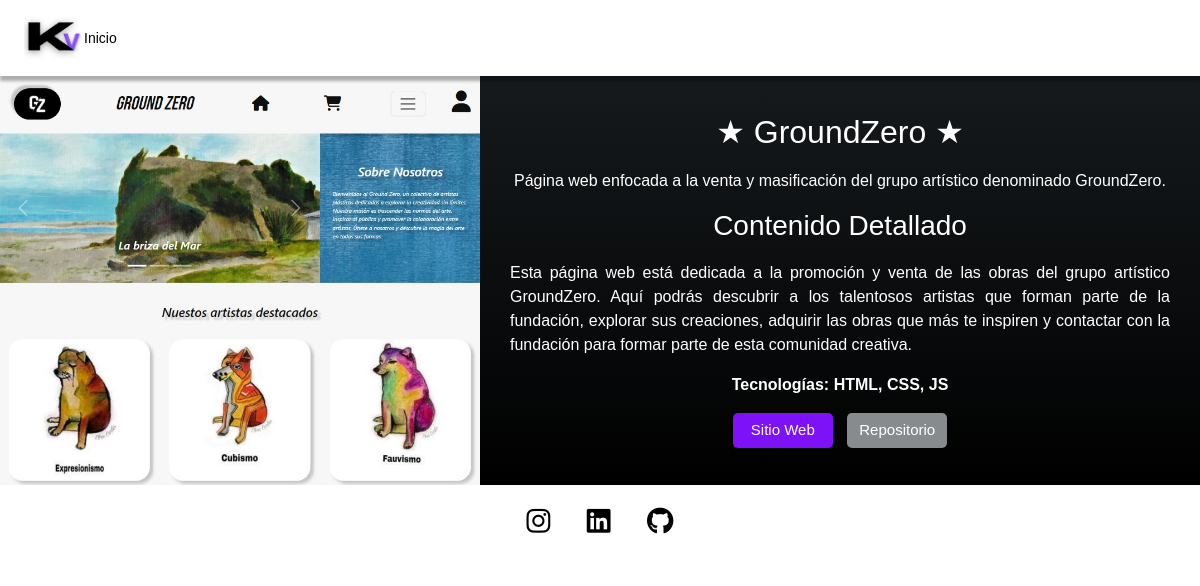
The app's page /proyecto/2/ with its own data.
### myportfolio/models.py (models this page shows, shortened)
class Proyecto(models.Model):
    titulo = models.CharField(max_length=200)
    imagen = models.ImageField(upload_to='proyectos/')
    descripcion = models.TextField()
    contenido = RichTextField()
    tecnologias = models.ManyToManyField(Tecnologia)
    link_sitio = models.URLField(max_length=200)
    link_repositorio = models.URLField(max_length=200, blank=True, null=True)
    categoria = models.ForeignKey(Categoria, on_delete=models.CASCADE)

class Tecnologia(models.Model):
    nombre = models.CharField(max_length=50, unique=True)
    def __str__(self):
        return self.nombre

### myportfolio/views.py (the view)
# urls.py: path('proyecto/<int:pk>/', views.proyecto_detalle, name='proyecto_detalle'),
def proyecto_detalle(request, pk):
    proyecto = get_object_or_404(Proyecto, pk=pk)
    return render(request, 'myportfolio/proyecto_detalle.html', {'proyecto': proyecto})

### myportfolio/templates/myportfolio/proyecto_detalle.html (shortened to what this page needs)
{% load bootstrap5 %}
{% load static %}
<!DOCTYPE html>
<html lang="es">
<head>
    {% bootstrap_css %}
    <link rel="stylesheet" href="https://cdnjs.cloudflare.com/ajax/libs/bootstrap-icons/1.10.3/font/bootstrap-icons.min.css">
    <link rel="stylesheet" href="https://cdnjs.cloudflare.com/ajax/libs/font-awesome/6.5.2/css/all.min.css"
 />
    <link rel="stylesheet" href="{% static 'css/custom_proyectos.css' %}">
</head>
<body>
  {% block content %}
    <header>
      <div class="container-fluid cont1 py-0 px-0">
        <section class="col-xl-12 col-sm-12 col-xs-12">
            <nav class="navbar navbar-expand-lg bg-body-tertiary py-0">
                <div class="container-fluid barra1 px-4 py-2 d-flex justify-content-start align-items-center">
                    <a href="http://127.0.0.1:8000/accounts/login/" class="mr-3"><img class="logo" src="{% static 'img/logo.png' %}" alt=""></a>
                    <a class="nav-link" href="{% url 'home' %}">Inicio</a>
                </div>
            </nav>
        </section>
      </div>
    </header>
    <main>
      <div class="InfoPag">
        <div class="left">
          <img src="{{ proyecto.imagen.url }}" alt="{{ proyecto.titulo }}" class="img-fluid w-100 h-100">
        </div>
        <div class="right">
          <h2 class="TitRepos">★ {{ proyecto.titulo }} ★</h2>
          <div class="DescP">
            <p class="TextRepos2">{{ proyecto.descripcion }}</p>
          </div>
          <h3 class="TitRepos">Contenido Detallado</h3>
          <div class="DescP">
              <div>{{ proyecto.contenido|safe }}</div>
          </div>
          <div>
            <p class="TextRepos2"><strong class="TextRepos1">Tecnologías: {{ proyecto.tecnologias.all|join:", " }}</strong></p>
          </div>
          <div class="button-container">
            <a href="{{ proyecto.link_sitio }}" class="btn btn-primary btn-custom">Sitio Web</a>
            <a href="{{ proyecto.link_repositorio }}" class="btn btn-secondary btn-custom">Repositorio</a>
          </div>
        </div>
      </div>
    </main>
    <footer>
      <div class="container-fluid cont3">
        <div class="row r7">
            <section class="col-xl-12 col-sm-12 col-xs-12">
              <a class="link m-3" href="https://instagram.com/"><i class="fa-brands fa-instagram ico1 ico-anim"></i></a>
              <a class="link m-3" href="https://www.linkedin.com/in/kv-02a960292/"><i class="fa-brands ico1 fa-linkedin"></i></a>
              <a class="link m-3" href="https://github.com/KevinParker02"><i class="fa-brands fa-github ico1 ico-git"></i></a>
            </section>
        </div>
      </div>
    </footer>
  {% endblock %}
</body>
</html>

### myportfolio/static/css/custom_proyectos.css (style rules this page uses)
:root { --color: #904212; --color1: #000000; --color2 : #FFFFFF; --color3 : #161E55; --color4: #EFB810; --color5: #7D12F8; --color6: #CB0001; --color7: #552A69; --color8: #343A40; --COLOR9: #6C0817; --color10: #1076C5; --color01: #161a1d; --color02 : #e9ecef; --colorA : #FFFFFF; --colorB: #000000; --colorC: #888B8E; }
body { font-family: 'Nunito', sans-serif !important; }
.navbar { box-shadow: 0px 5px 3px rgba(0, 0, 0, 0.3); }
.nav-link { text-decoration: none; color: var(--colorB); font-size: 200%; }
.logo { height: 180px; width: 180px; }
.barra1 { background-color: var(--color2); }
.InfoPag { display: flex; }
.left { background-image: linear-gradient(var(--color02), var(--colorC)); color: white; width: 40%; display: flex; justify-content: center; align-items: center; }
.left img { width: 100px; height: auto; }
.right { background-image: linear-gradient(var(--color01), var(--color1)); width: 60%; display: flex; flex-direction: column; justify-content: center; align-items: center; padding: 0 30px; }
.btn-primary { background-color: var(--color5); border: none; width: 100px; font-size: 15px; border-radius: 5px; }
.btn-secondary { background-color: var(--colorC); border: none; font-size: 15px; border-radius: 5px; }
.btn-custom { margin-inline: 5px; }
.r7 { background-color: var(--color2); display: flex; text-align: center; }
.ico1 { padding-top: 2%; padding-bottom: 2%; justify-content: space-between; font-size: 360%; color: var(--color1); transition: color 400ms ease; }
.TitRepos { color: var(--colorA); padding-bottom: 10px; }
.DescP { color: var(--colorA); text-align: justify; }
.TextRepos1 { color: var(--colorA); }
@media (max-width: 1300px) { .logo { height: 60px; width: 60px; } }
@media (max-width: 1300px) { .nav-link { font-size: 14px; } }
@media (max-width: 1300px) { .ico1 { font-size: 170%; } }

### records on screen
Proyecto: imagen (picture), titulo "GroundZero", descripcion "Página web enfocada a la venta y masificación del grupo artístico denominado GroundZero.", contenido "Esta página web está dedicada a la promoción y venta de las obras del grupo artístico GroundZero. Aquí podrás descubrir a los talentosos artistas que forman parte de la fundación, explorar sus creaciones, adquirir las obras que más te inspiren y contactar con la fundación para formar parte de esta comunidad creativa.", tecnologias.all "HTML, CSS, JS"
